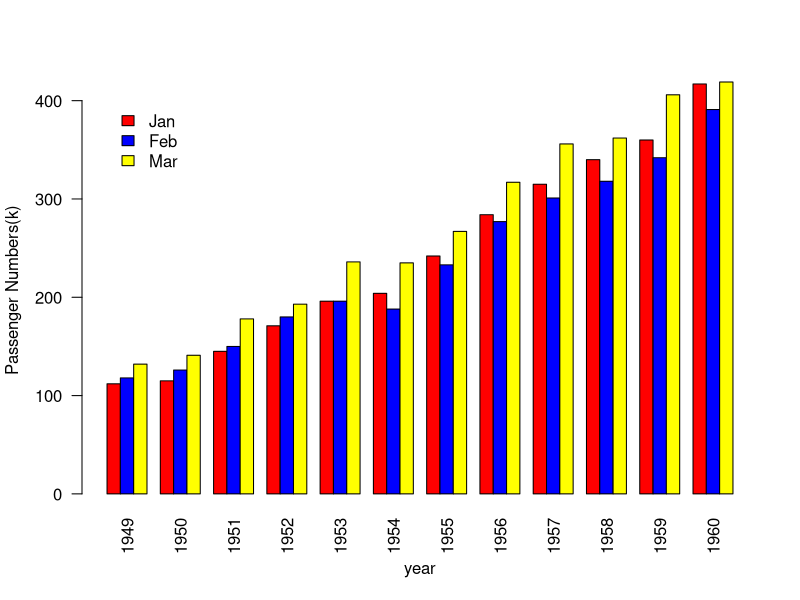

Here is the R script that generated this plot:

data<-matrix(AirPassengers,nrow=12,ncol=12,byrow=T)

colnames(data)<-c("Jan","Feb","Mar","Apr","May","Jun","Jul","Aug","Sep","Oct","Nov","Dec")

rownames(data)<-c("1949","1950","1951","1952","1953","1954","1955","1956","1957","1958","1959","1960")

data_df <- data[,1:3]

barplot(t(data_df),beside = TRUE, las=2,col = c("red","blue","yellow"),xlab="year", ylab="Passenger Numbers(k)")

legend(x = 1, y = 400,legend = c("Jan","Feb","Mar"),bty = "n",fill = c("red","blue","yellow"))
